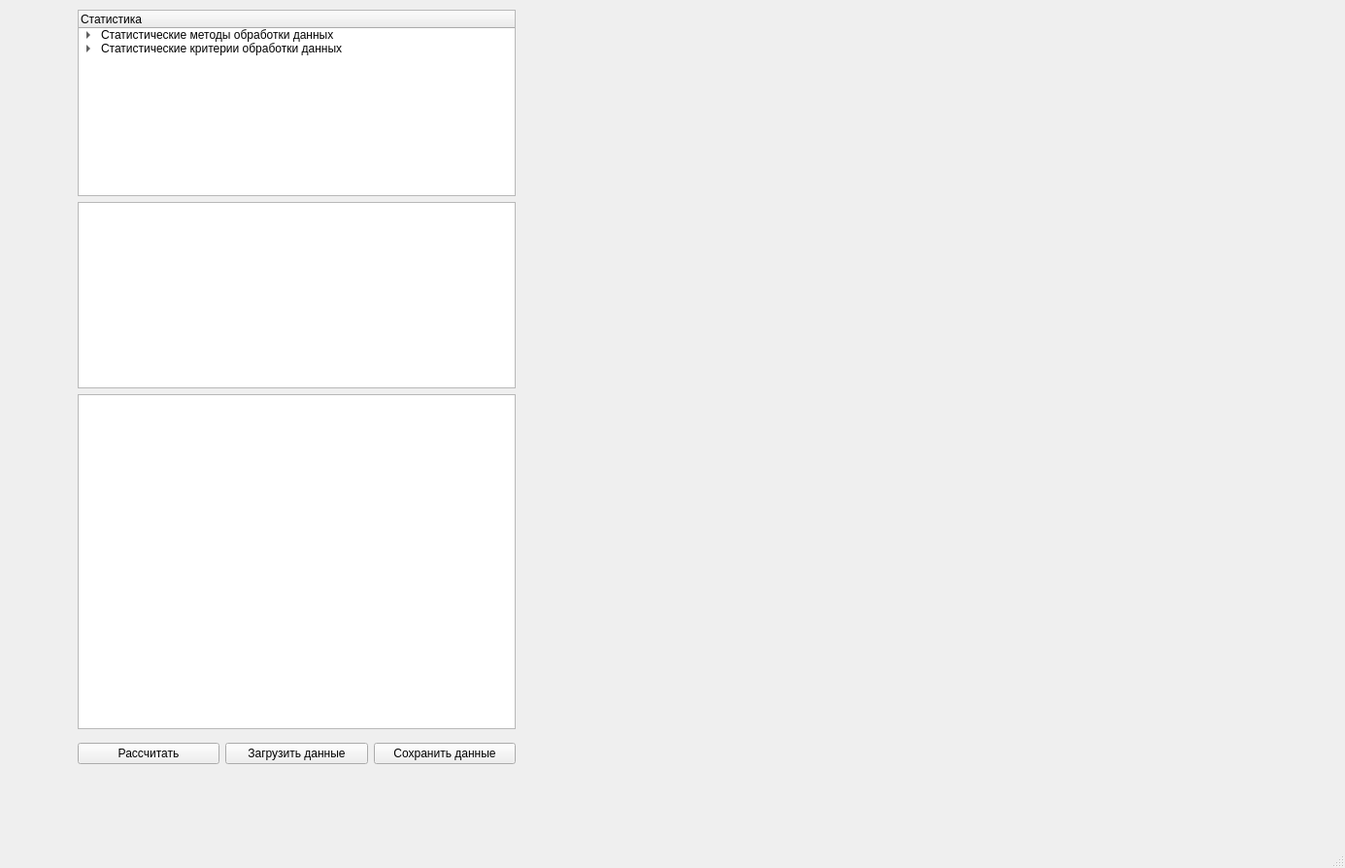
<?xml version="1.0" encoding="UTF-8"?>
<ui version="4.0">
 <class>MainWindow</class>
 <widget class="QMainWindow" name="MainWindow">
  <property name="geometry">
   <rect>
    <x>0</x>
    <y>0</y>
    <width>1385</width>
    <height>894</height>
   </rect>
  </property>
  <property name="windowTitle">
   <string>MainWindow</string>
  </property>
  <widget class="QWidget" name="centralwidget">
   <widget class="QChartView" name="chartContainer" native="true">
    <property name="geometry">
     <rect>
      <x>630</x>
      <y>40</y>
      <width>681</width>
      <height>651</height>
     </rect>
    </property>
   </widget>
   <widget class="QWidget" name="layoutWidget">
    <property name="geometry">
     <rect>
      <x>80</x>
      <y>10</y>
      <width>451</width>
      <height>741</height>
     </rect>
    </property>
    <layout class="QVBoxLayout" name="verticalLayout_2">
     <item>
      <widget class="QTreeWidget" name="treeWidget">
       <property name="sizePolicy">
        <sizepolicy hsizetype="Expanding" vsizetype="Preferred">
         <horstretch>0</horstretch>
         <verstretch>0</verstretch>
        </sizepolicy>
       </property>
       <column>
        <property name="text">
         <string>Статистика</string>
        </property>
       </column>
       <item>
        <property name="text">
         <string>Статистические методы обработки данных</string>
        </property>
        <item>
         <property name="text">
          <string>Параметрические методы</string>
         </property>
         <item>
          <property name="text">
           <string>Метод максимального правдоподобия</string>
          </property>
          <item>
           <property name="text">
            <string>Нормальное распределение</string>
           </property>
          </item>
          <item>
           <property name="text">
            <string>Распределение Вейбулла-Гнеденко</string>
           </property>
          </item>
         </item>
         <item>
          <property name="text">
           <string>Метод наименьших квадратов</string>
          </property>
          <item>
           <property name="text">
            <string>Нормальное распределение MLS</string>
           </property>
          </item>
          <item>
           <property name="text">
            <string>Распределение Вейбулла-Гнеденко MLS</string>
           </property>
          </item>
         </item>
        </item>
       </item>
       <item>
        <property name="text">
         <string>Статистические критерии обработки данных</string>
        </property>
        <item>
         <property name="text">
          <string>Параметрические критерии</string>
         </property>
         <item>
          <property name="text">
           <string>Критерий Граббса</string>
          </property>
         </item>
         <item>
          <property name="text">
           <string>Критерий Фишера-Стьюдента</string>
          </property>
         </item>
         <item>
          <property name="text">
           <string>Однофакторный дисперсионный анализ (ANOVA)</string>
          </property>
         </item>
         <item>
          <property name="text">
           <string>Критерий Шапило-Уилка (W-критерий)</string>
          </property>
         </item>
        </item>
        <item>
         <property name="text">
          <string>Непараметрические критерии</string>
         </property>
         <item>
          <property name="text">
           <string>Двухвыборочный критерий Уилкоксона</string>
          </property>
         </item>
        </item>
       </item>
      </widget>
     </item>
     <item>
      <layout class="QVBoxLayout" name="verticalLayout">
       <item>
        <widget class="QTextEdit" name="textEdit_input">
         <property name="sizePolicy">
          <sizepolicy hsizetype="Expanding" vsizetype="Preferred">
           <horstretch>0</horstretch>
           <verstretch>0</verstretch>
          </sizepolicy>
         </property>
        </widget>
       </item>
       <item>
        <widget class="QTextEdit" name="textEdit_output">
         <property name="minimumSize">
          <size>
           <width>0</width>
           <height>273</height>
          </size>
         </property>
        </widget>
       </item>
      </layout>
     </item>
    </layout>
   </widget>
   <widget class="QWidget" name="layoutWidget">
    <property name="geometry">
     <rect>
      <x>80</x>
      <y>760</y>
      <width>451</width>
      <height>32</height>
     </rect>
    </property>
    <layout class="QHBoxLayout" name="horizontalLayout">
     <item>
      <widget class="QPushButton" name="btn_1">
       <property name="text">
        <string>Рассчитать</string>
       </property>
      </widget>
     </item>
     <item>
      <widget class="QPushButton" name="btn_load">
       <property name="text">
        <string>Загрузить данные</string>
       </property>
      </widget>
     </item>
     <item>
      <widget class="QPushButton" name="btn_2">
       <property name="text">
        <string>Сохранить данные</string>
       </property>
      </widget>
     </item>
    </layout>
   </widget>
  </widget>
  <widget class="QStatusBar" name="statusbar"/>
  <widget class="QMenuBar" name="menubar">
   <property name="geometry">
    <rect>
     <x>0</x>
     <y>0</y>
     <width>1385</width>
     <height>37</height>
    </rect>
   </property>
  </widget>
 </widget>
 <customwidgets>
  <customwidget>
   <class>QChartView</class>
   <extends>QWidget</extends>
   <header>QtCharts/QChartView</header>
   <container>1</container>
  </customwidget>
 </customwidgets>
 <resources/>
 <connections/>
</ui>
